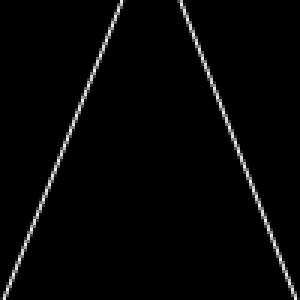
#> input picture Proyectos/AutoPylot/Road1/road0.png, 100 x 100 px (shown 3 times larger)
$ python autopylot.py
#> lines starting #> are read from the running program, lines starting #| are printed output that depends on the picture
### Proyectos/AutoPylot/Regresiones.py
# Practica Regesion Lineal
# Mario Valverde, Daniela Jiménez

from sympy import symbols, lambdify
import pandas as pd
import matplotlib.pyplot as plt
import numpy as np

X = symbols('x')


class NumMethods:

    def __init__(self, Xs, Ys):
        self.puntosX = Xs
        self.puntosY = Ys

    # [30 lines left out: functions linear, grafica, not called in this run]

    def polinomial(self, deg):
        x = self.puntosX
        y = self.puntosY

        deg += 1

        n = len(x)

        x_sums = [n]
        xy_sums = [sum(y)]

        for i in range(deg*deg):
            x_sums.append(sum([j**(i+1) for j in x]))

        for i in range(deg):
            xy_sums.append(sum([y[j]*x[j]**(i+1) for j in range(n)]))

        matrix = np.zeros((deg, deg))

        matrixY = np.zeros((deg, 1))

        for row in range(deg):
            for col in range(deg):
                matrix[row][col] = x_sums[col+row]

            matrixY[row] = xy_sums[row]

        coeficientes = np.linalg.solve(matrix, matrixY).tolist()

        expr = 0

        for i in range(len(coeficientes)):
            ai = coeficientes[i][0]
            expr += ai*X**i

        print('\n\n', expr)

        self.expr = expr
        return expr

    # [37 lines left out: functions error, main, not called in this run]

# [10 lines of commented-out code are left out]


# [2 lines that do not run on import are left out]

### Proyectos/AutoPylot/autopylot.py
# Autores: Mario Valverde y Daniela Jiménez
# Contacto: m_valverde@comunidad.unam.mx y dajiva@comunidad.unam.mx
#Fecha: 7/6/2021
import matplotlib.image as mpimg
import matplotlib.pyplot as plt
import numpy as np
from sympy.utilities.lambdify import lambdify
from Regresiones import NumMethods
from sympy import symbols
from pprint import pprint
x = symbols('x')


class Autopylot:

    def pylot(self):
        img_num = 0
        # listas con trayectoria y control total
        total_tray = []
        total_control = []

        while True:
            try:  # lectura de la imagen
                # Aquí se debe especificar la ruta y nombre general de las imágenes
                img = mpimg.imread(f'./Road1/road{img_num}.png')
#> img is the input picture: shape (100, 100, 4) float32; mean R, G, B, A 0.0215, 0.0215, 0.0215, 1
            except:
                print("FIN DEL CAMINO")
                break

            n = len(img)  # pixeles de la imagen (debe ser cuadrada)
#> n = 100

            # identificación de los puntos de los bordes del camino
            # y transformación en horizontal
            Xs = []
            Ys = []
            matriz = np.zeros((n, n))
            for row in range(99, -1, -1):
                for col in range(99, -1, -1):
                    if img[row][col][0] > 0:
                        matriz[row][col] = 1
                        print(row, col)
                        Xs.append(100-row)
                        Ys.append(100-col)

            # separamos los bordes del camino en conjuntos de puntos diferentes
            X1, Y1, X2, Y2 = self.split_lines(Xs, Ys)

            # interpolaciones
            NM1 = NumMethods(X1, Y1)
            pol1 = NM1.polinomial(2)  # 2 por 2o grado
            NM2 = NumMethods(X2, Y2)
            pol2 = NM2.polinomial(2)

            # la trayectoria es el promedio de ambos puntos: aprox la mitad
            trayectoria = (pol1+pol2)/2

            # el control en este intervalo es su derivada
            control = trayectoria.diff(x)

            # obtenemos los máximos para la evaluación
            max = self.getMax(X1, X2)
            a = np.arange(0, max, 1)

            # evaluamos las posiciones para ver donde se encontrará el auto
            f_tray = lambdify(x, trayectoria, 'numpy')
            f_pol1 = lambdify(x, pol1, 'numpy')
            f_pol2 = lambdify(x, pol2, 'numpy')
            f_control = lambdify(x, control, 'numpy')

            b_tray = f_tray(a).tolist()
            b_pol1 = f_pol1(a)
            b_pol2 = f_pol2(a)
            b_control = f_control(a).tolist()

            # creamos la gráfica
            plt.scatter(Xs, Ys)
            plt.plot(a, b_tray, color='r')
            plt.plot(a, b_pol1, color='b')
            plt.plot(a, b_pol2, color='b')
            plt.xlabel('Tiempo (t)')
            plt.ylabel('Movimiento lateral (izquierda/derecha)')
            plt.title(f'Trayectoria intervalo {img_num}')
            plt.show()
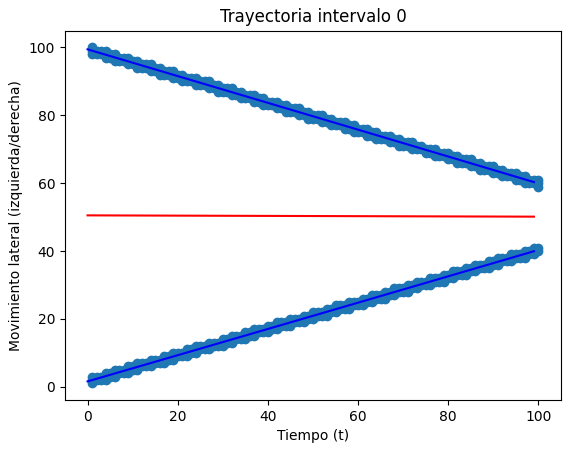
#> figure drawn by matplotlib, 1 panel; curve peaks at x = 0, y = 50.51; curve peaks at x = 0, y = 99.43; curve peaks at x = 99, y = 39.95

            # grafica del control
            plt.plot(a, b_control)
            plt.title(f'Control intervalo {img_num}')
            plt.xlabel('Tiempo (t)')
            plt.ylabel('Posición del volante (- derecha + izquierda)')
            plt.show()
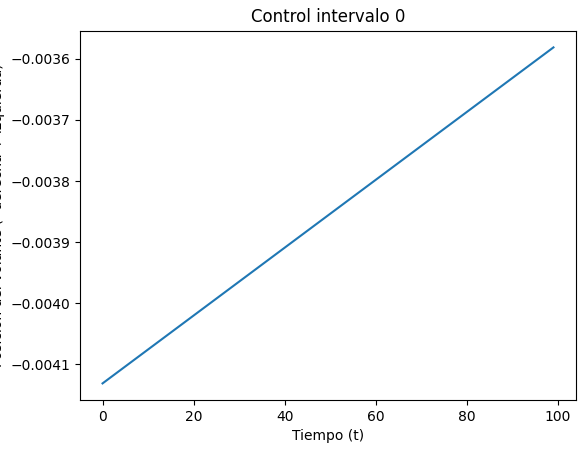
#> figure drawn by matplotlib, 1 panel; curve peaks at x = 99, y = -0.00358

            # agregamos el trayecto al total
            for i in range(len(b_tray)):
                total_tray.append(b_tray[i])
                total_control.append(b_control[i])

            # imprimimos los valores del trayecto
            print('\nTrayectoria predicha en el intervalo:')
            pprint(b_tray)

            print('\nControl en el intervalo:')
            pprint(b_control)

            # pasamos a la siguientes imagen
            img_num += 1
#> pass 2 of the loop in pylot, `while True:`:
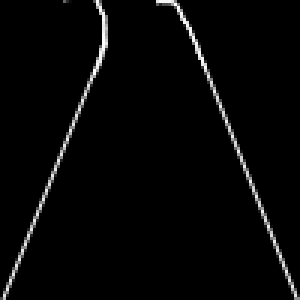
#> input picture Proyectos/AutoPylot/Road1/road1.png, 100 x 100 px (shown 3 times larger)
#> in pylot, img is the input picture: shape (100, 100, 4) float32; mean R, G, B, A 0.0247, 0.0247, 0.0247, 1
#> in pylot, `plt.show()`:
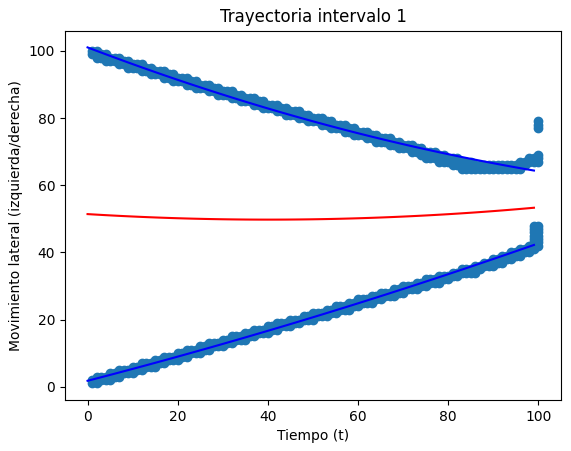
#> figure drawn by matplotlib, 1 panel; curve peaks at x = 99, y = 53.31; curve peaks at x = 0, y = 101.1; curve peaks at x = 99, y = 42.24
#> in pylot, `plt.show()`:
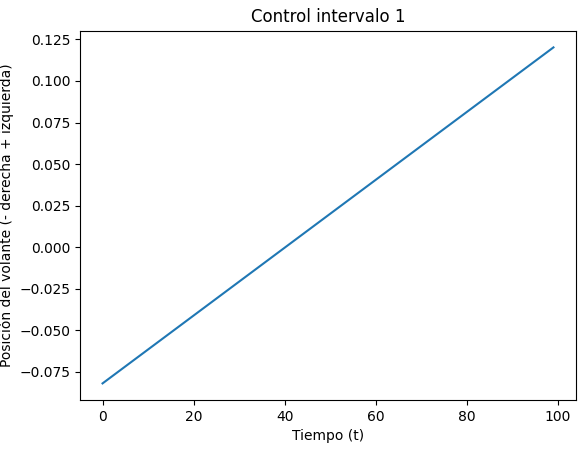
#> figure drawn by matplotlib, 1 panel; curve peaks at x = 99, y = 0.12

        # Graficamos la trayectoria y control total
        c = list(range(len(total_tray)))
#> c = 200 values from 0 to 199
        plt.scatter(c, total_tray)
        plt.plot(c, total_tray)
        plt.title('Trayectoria')
        plt.xlabel('Tiempo (t)')
        plt.ylabel('Movimiento lateral (izquierda/derecha)')
        plt.show()
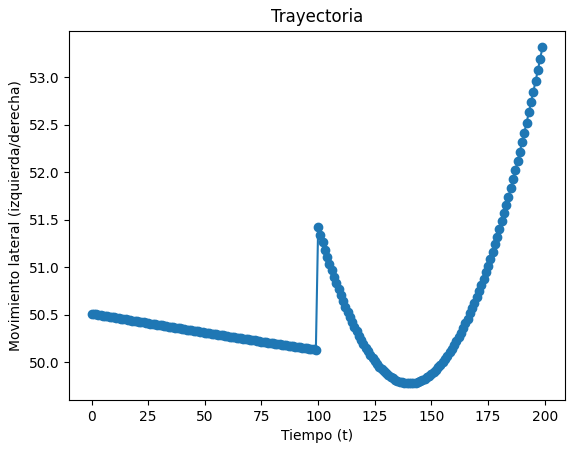
#> figure drawn by matplotlib, 1 panel; curve peaks at x = 199, y = 53.31

        plt.scatter(c, total_control)
        plt.plot(c, total_control)
        plt.title('Control')
        plt.xlabel('Tiempo (t)')
        plt.ylabel('Posición del volante (- derecha + izquierda)')
        plt.show()
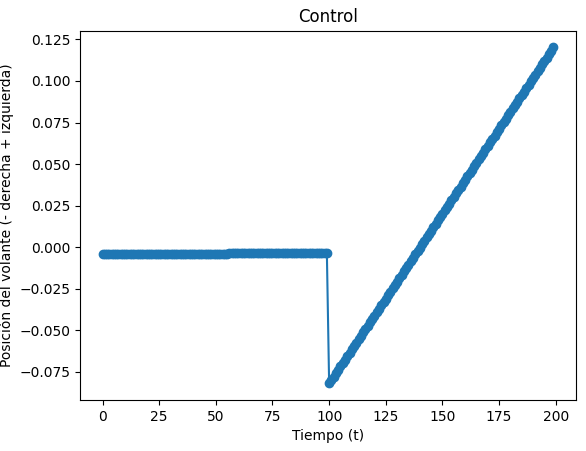
#> figure drawn by matplotlib, 1 panel; curve peaks at x = 199, y = 0.12

        print('\nLa trayectoria total fue:')
        pprint(total_tray)
        print('\nEl control total fue:')
        pprint(total_control)

    def split_lines(self, Xs, Ys):
        dist = 5  # distancia entre puntos
        # definición de listas para caminos separados
        Xs1 = []
        Ys1 = []

        Xs2 = [Xs[0]]
        Ys2 = [Ys[0]]

        # encontrar puntos iniciales del segundo borde
        for i in range(1, len(Xs)):
            if not(abs(Xs2[-1] - Xs[i]) <= dist and abs(Ys2[-1] - Ys[i]) <= dist):
                Xs1.append(Xs[i])
                Ys1.append(Ys[i])
                break

        # separamos los bordes en listas diferentes
        for i in range(1, len(Xs)):
            if abs(Xs2[-1] - Xs[i]) <= dist and abs(Ys2[-1] - Ys[i]) <= dist:
                Xs2.append(Xs[i])
                Ys2.append(Ys[i])
            else:
                Xs1.append(Xs[i])
                Ys1.append(Ys[i])

        return Xs1, Ys1, Xs2, Ys2

    def getMax(self, X1, X2):
        max1 = max(X1)
        max2 = max(X2)
        return (max1+max2)/2


def main():
    Pylot = Autopylot()  # Creamos un objeto de nuestro piloto automático
    Pylot.pylot()  # Iniciamos la navegación


if __name__ == '__main__':
    main()
